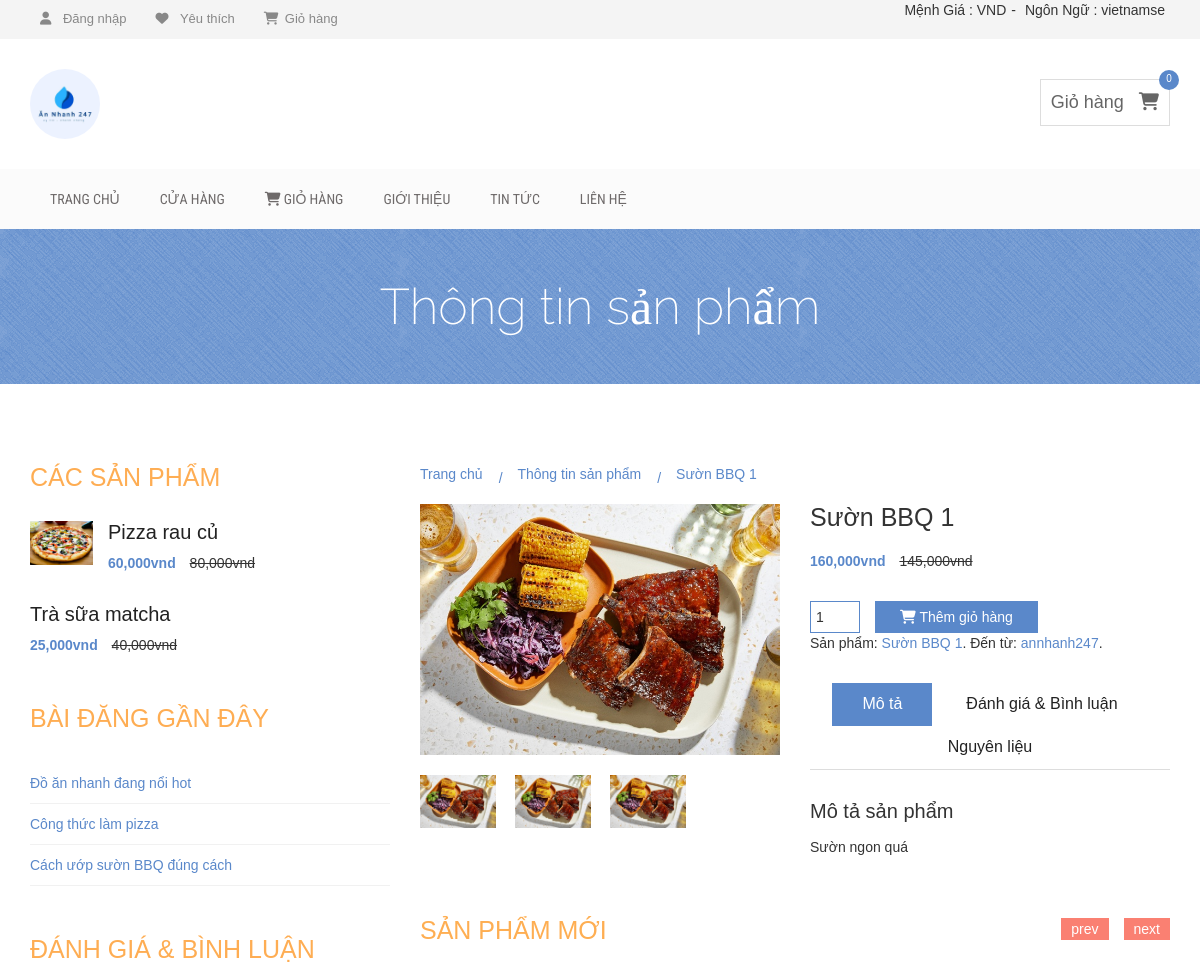
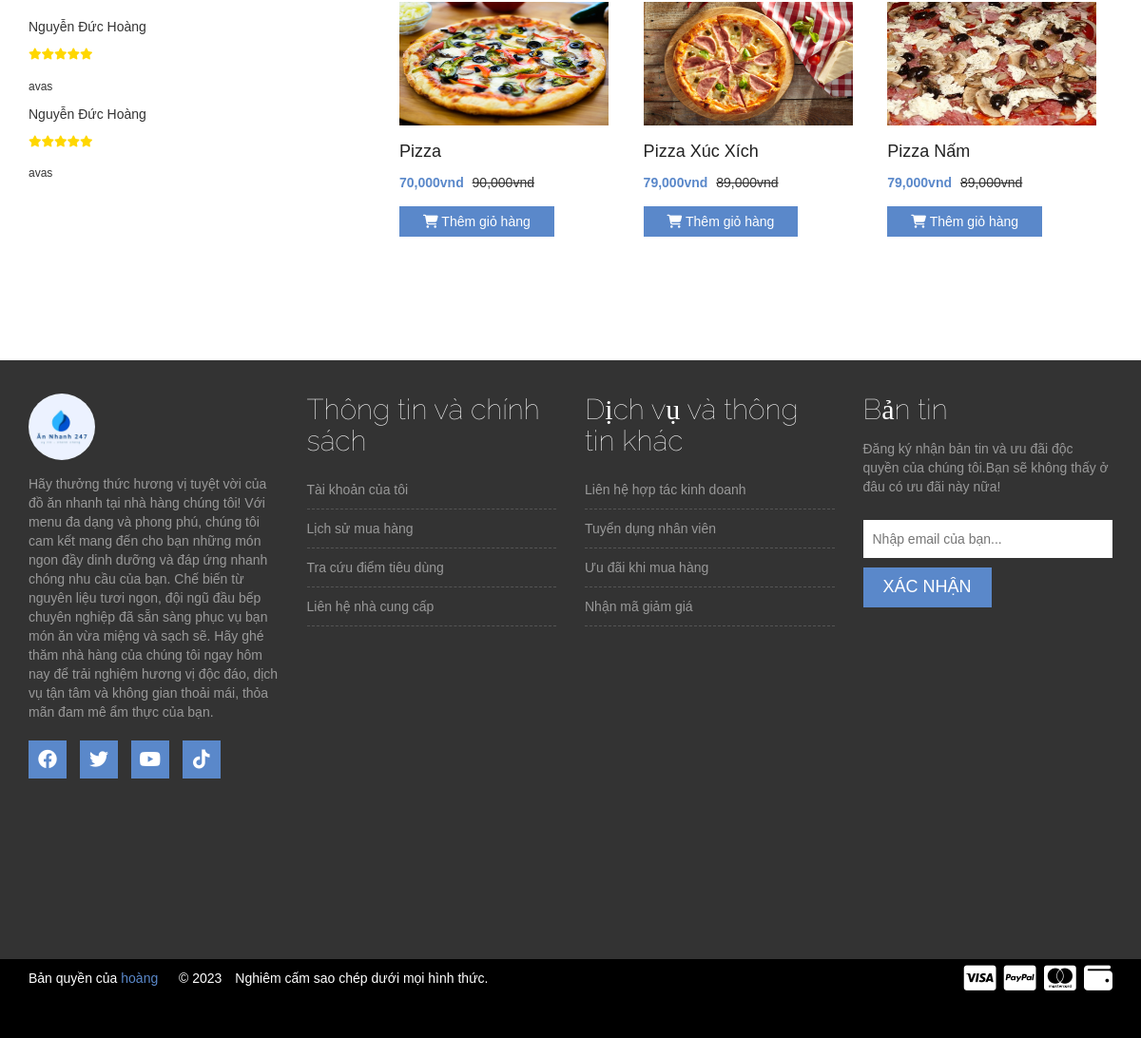
Screenshot of /client/index.php?controller=chitietsanpham&id=6 with the database file from the repository (2 pictures, top to bottom).
### tables this page shows
CREATE TABLE `binhluan_danhgia` (
  `id` int(11) NOT NULL,
  `khachhang_id` int(11) DEFAULT NULL,
  `sanpham_id` int(11) DEFAULT NULL,
  `danhgia` varchar(30) DEFAULT NULL,
  `noidungbinhluan` varchar(500) DEFAULT NULL
);

CREATE TABLE `khachhang` (
  `id` int(11) NOT NULL,
  `anh` varchar(50) DEFAULT NULL,
  `tendangnhap` varchar(50) DEFAULT NULL,
  `matkhau` varchar(100) DEFAULT NULL,
  `hovaten` varchar(50) DEFAULT NULL,
  `gioitinh` varchar(20) DEFAULT NULL,
  `diachi` varchar(50) DEFAULT NULL,
  `sodienthoai` varchar(12) DEFAULT NULL,
  `email` varchar(50) DEFAULT NULL,
  `ngaytao` timestamp NOT NULL DEFAULT current_timestamp()
);

CREATE TABLE `sanpham` (
  `id` int(11) NOT NULL,
  `nhacungcap_id` int(11) DEFAULT NULL,
  `danhmuc_id` int(11) DEFAULT NULL,
  `tensanpham` varchar(50) DEFAULT NULL,
  `anhsanpham` varchar(50) DEFAULT NULL,
  `giamoi` decimal(15,2) DEFAULT NULL,
  `giacu` decimal(15,2) DEFAULT NULL,
  `soluong` int(11) DEFAULT NULL,
  `mota` varchar(500) DEFAULT NULL,
  `ngaythemsanpham` timestamp NOT NULL DEFAULT current_timestamp()
);

### client/view/V_chitietsanpham.php (the view, shortened to what the rows shown need)
<!DOCTYPE html>
<html lang="vi">
<head>
    <link rel="stylesheet" href="css/bootstrap.min.css">
    <link rel="stylesheet" href="css/font-awesome.min.css">
    <link rel="stylesheet" href="https://cdnjs.cloudflare.com/ajax/libs/font-awesome/6.3.0/css/all.min.css">
    <link rel="stylesheet" href="css/owl.carousel.css">
    <link rel="stylesheet" href="css/style.css">
    <link rel="stylesheet" href="css/responsive.css">
</head>
<body>
    <div class="site-branding-area">
        <div class="container">
            <div class="row">
                <div class="col-sm-6">
                    <div class="logo">
                        <h1><a href="#"><img style="width: 70px; border-radius: 50%;" src="img/logo_annhanh.jpg"></a></h1>
                    </div>
                </div>
            </div>
        </div>
    </div>
    <div class="product-big-title-area">
        <div class="container">
            <div class="row">
                <div class="col-md-12">
                    <div class="product-bit-title text-center">
                        <h2>Thông tin sản phẩm</h2>
                    </div>
                </div>
            </div>
        </div>
    </div>
    <div class="single-product-area">
        <div class="container">
            <div class="row">
                <div class="col-md-4">
                    <div class="single-sidebar">
                        <h2 class="sidebar-title">Các sản phẩm</h2>
                        <div class="thubmnail-recent">
                            <h2><a style="text-decoration: none;" href="#">Pizza rau củ</a></h2>
                        </div>
                        <div class="thubmnail-recent">
                            <h2><a style="text-decoration: none;" href="#">Trà sữa matcha</a></h2>
                        </div>
                    </div>
                    <div class="single-sidebar">
                        <h2 class="sidebar-title">Bài đăng gần đây</h2>
                    </div>
                    <div class="single-sidebar">
                        <h2 class="sidebar-title">Đánh giá & Bình luận</h2>
                        <ul>
                            <?php
                            foreach ($binhluan_danhgia as $key => $value) { ?>
                                <div>
                                    <?php
                                    foreach ($binhluan_danhgia as $key => $value) {
                                        $tenkh = $db->get('khachhang', array('id' => $value['khachhang_id']));
                                    }
                                    ?>
                                    <h5><?php echo $tenkh[0]['hovaten'] ?></h5>
                                    <h6>
                                        <?php
                                        foreach ($binhluan_danhgia as $key => $value) { }
                                        switch ($value['danhgia']) {
                                            case '5':
                                                echo '<i style="color: gold;" class="fa-solid fa-star"></i><i style="color: gold;" class="fa-solid fa-star"></i><i style="color: gold;" class="fa-solid fa-star"></i><i style="color: gold;" class="fa-solid fa-star"></i><i style="color: gold;" class="fa-solid fa-star"></i>';
                                                break;
                                        }
                                        ?>
                                        <p style="padding-top: 20px;"><?php echo $value['noidungbinhluan']; ?></p>
                                    </h6>
                                </div>
                            <?php } ?>
                        </ul>
                    </div>
                </div>
                <div class="col-md-8">
                    <div class="product-content-right">
                        <div class="product-breadcroumb">
                            <a style="text-decoration: none;" href="?controller=trangchu">Trang chủ</a>
                            <a style="text-decoration: none;" href="#">Thông tin sản phẩm</a>
                            <a style="text-decoration: none;" href><?php echo $sanpham[0]['tensanpham'] ?></a>
                        </div>
                        <div class="row">
                            <div class="col-sm-6">
                                <div class="product-images">
                                    <div class="product-main-img">
                                        <img src="<?php echo $sanpham[0]['anhsanpham'] ?>" alt>
                                    </div>
                                    <div class="product-gallery">
                                        <img src="<?php echo $sanpham[0]['anhsanpham'] ?>" alt>
                                        <img src="<?php echo $sanpham[0]['anhsanpham'] ?>" alt>
                                        <img src="<?php echo $sanpham[0]['anhsanpham'] ?>" alt>
                                    </div>
                                </div>
                            </div>
                            <div class="col-sm-6">
                                <div class="product-inner">
                                    <?php
                                    foreach ($sanpham as $key => $value) { ?>
                                        <h2 class="product-name"><?php echo $sanpham[0]['tensanpham'] ?></h2>
                                        <div class="product-inner-price">
                                            <ins><?php echo number_format($sanpham[0]['giamoi']) ?>vnd</ins> <del><?php echo number_format($sanpham[0]['giacu']) ?>vnd</del>
                                        </div>
                                        <form action class="cart">
                                            <div class="quantity" style="margin-top: 5px;">
                                                <input type="number" size="4" class="input-text qty text" title="Qty" value="1" name="quantity" min="1" max="10" step="1">
                                            </div>
                                        </form>
                                        <a style="margin-top: 5px;" class="add_to_cart_button" href="?controller=themgiohang&id=<?php echo $value['id'] ?>"><i class="fa-sharp fa-solid fa-cart-shopping"></i>
                                            Thêm giỏ hàng</a>
                                        <div class="product-inner-category">
                                            <p>Sản phẩm: <a style="text-decoration: none;" href="#"><?php echo $sanpham[0]['tensanpham'] ?></a>.
                                                Đến từ: <a style="text-decoration: none;" href="#">annhanh247</a>.
                                            </p>
                                        </div>
                                    <?php } ?>
                                    <div role="tabpanel">
                                        <ul class="product-tab" role="tablist">
                                        </ul>
                                        <div class="tab-content">
                                            <div role="tabpanel" class="tab-pane fade in active" id="home">
                                                <h2>Mô tả sản phẩm</h2>
                                                <?php
                                                foreach ($sanpham as $key => $value) { ?>
                                                    <p><?php echo $sanpham[0]['mota'] ?></p>
                                                <?php } ?>
                                            </div>
                                        </div>
                                    </div>
                                </div>
                            </div>
                        </div>
                        <div class="related-products-wrapper">
                            <h2 class="related-products-title">Sản phẩm mới</h2>
                            <div class="related-products-carousel">
                                <?php
                                foreach ($pizza as $key => $value) { ?>
                                    <div class="single-product">
                                        <div class="product-f-image">
                                            <a href="?controller=chitietsanpham&id=<?php echo $value['id'] ?>"><img style="width: 220px; height: 130px;" src="<?php echo $value['anhsanpham']; ?>" alt="anh"></a>
                                        </div>
                                        <h2><a href="?controller=chitietsanpham&id=<?php echo $value['id'] ?>"><?php echo $value['tensanpham']; ?></a></h2>
                                        <div class="product-carousel-price">
                                            <ins><?php echo number_format($value['giamoi']) ?>vnd</ins> <del><?php echo number_format($value['giacu']) ?>vnd</del>
                                        </div>
                                        <div class="product-option-shop">
                                            <a class="add_to_cart_button" data-quantity="1" data-product_sku data-product_id="70" rel="nofollow" href="?controller=themgiohang&id=<?php echo $value['id'] ?>"><i class="fa-sharp fa-solid fa-cart-shopping"></i>
                                                Thêm giỏ hàng</a>
                                        </div>
                                    </div>
                                <?php } ?>
                            </div>
                        </div>
                    </div>
                </div>
            </div>
        </div>
    </div>
    <div class="footer-top-area">
        <div class="container">
            <div class="row">
                <div class="col-md-3 col-sm-6">
                    <div class="footer-about-us">
                        <h2><img style="width: 70px; border-radius: 50%;" src="img/logo_annhanh.jpg"></h2>
                    </div>
                </div>
                <div class="col-md-3 col-sm-6">
                    <div class="footer-menu">
                        <h2 class="footer-wid-title">Thông tin và chính
                            sách
                        </h2>
                    </div>
                </div>
                <div class="col-md-3 col-sm-6">
                    <div class="footer-menu">
                        <h2 class="footer-wid-title">Dịch vụ và thông
                            tin
                            khác</h2>
                    </div>
                </div>
                <div class="col-md-3 col-sm-6">
                    <div class="footer-newsletter">
                        <h2 class="footer-wid-title">Bản tin</h2>
                        <br>
                    </div>
                </div>
            </div>
        </div>
    </div>
</body>
</html>

### rows the page displays
binhluan_danhgia: khachhang.hovaten "Nguyễn Đức Hoàng"
binhluan_danhgia: noidungbinhluan "avas", khachhang.hovaten "Nguyễn Đức Hoàng", danhgia "5" (drawn)
sanpham: tensanpham "Sườn BBQ 1", anhsanpham (picture), giamoi "160,000", giacu "145,000", mota "Sườn ngon quá"
sanpham: anhsanpham (picture), tensanpham "Pizza", giamoi "70,000", giacu "90,000"
sanpham: anhsanpham (picture), tensanpham "Pizza Xúc Xích", giamoi "79,000", giacu "89,000"
sanpham: anhsanpham (picture), tensanpham "Pizza Nấm", giamoi "79,000", giacu "89,000"

### other values shown
$sl "0"
